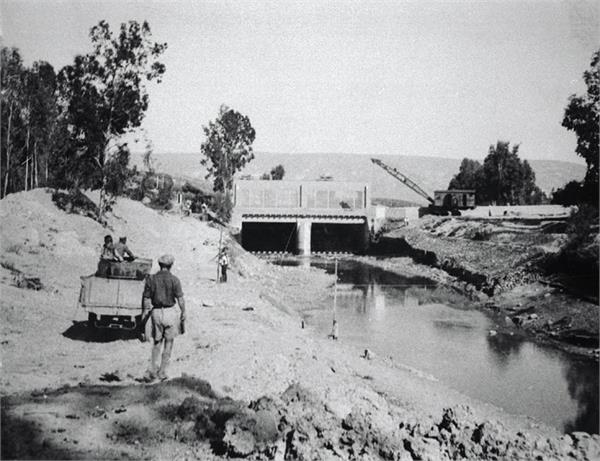
#> input picture docs/talk/images/degania_dam.jpg, 600 x 461 px
$ python make_print.py
#> lines starting #> are read from the running program, lines starting #| are printed output that depends on the picture; after the words box and inside, x2 and y2 are one past the last pixel; in counts of white or black regions, pixels touching at a corner belong together
### docs/talk/theme.py
"""
theme.py - the one place the talk's chart look lives (colours, fonts, slide size).

Every chart script imports from here, so the final theme is a change to this file and a redraw.
Current values: the lake-years animation's (make_lake_animation.py), the deck's starting look.
"""
from __future__ import annotations

from pathlib import Path

W, H, DPI = 1920, 1080, 120               # 16:9 slide, 16 x 9 in at 120 dpi

SURFACE = "#FBFAF7"                       # page
INK, INK_2, FAINT = "#1D1D1B", "#5F5D57", "#B9B5AB"
UNUSED = "#E6E1D6"                        # data that exists but isn't used (the empty basin)
# One teal family (originator, 20 Oct: "unify them"): marks, a darker shade of the same hue for
# teal text, the deep end of the water gradient, a soft fill and a light water.
USED = "#1BA898"                          # data the model uses, water, the frame's rules
USED_TEXT = "#158A7D"                     # teal words (USED darkened, same hue; readable on SURFACE)
USED_DEEP = "#0B6E6B"                     # the bottom of the water gradient
USED_LIGHT = "#8ED9CE"                    # light water: the Dead Sea, the coast's brushstroke
USED_SOFT = "#A9DDD5"                     # used in a supporting role (e.g. a forecast's own track record)
RED = "#C2410C"                           # the one red: the red line, dry, misses, the cut
SPILL = "#5F5D57"                         # the upper (spill) line: grey, so red keeps one meaning
AMBER = "#B7791F"                         # a past fault, now fixed (kept apart from the red)
GOOD, BAD = USED_TEXT, RED                # wet / dry wording

FONT_DIR = Path("C:/Windows/Fonts")
FONT_BOLD = FONT_DIR / "seguisb.ttf"      # Segoe UI Semibold: titles, key numbers, row names
FONT_LIGHT = FONT_DIR / "segoeuisl.ttf"   # Segoe UI Semilight: everything else


# [4 lines left out: function font, not called in this run]


TITLE_XY = (90, 60)                       # px from the top-left: the lake-years slide's title spot
TITLE_PT = 36


# The slide frame every titled slide shares (build_show.py draws it; px on the 1920 x 1080 slide).
# Originator, 20 Oct: a rule under the title from the far left, not all the way across, and a
# bottom rule from the right that stops short of the left, with a small lake at its right end.
# Pictures keep the title band (0..TITLE_BAND) and the strip under BOTTOM_RULE_Y free.
TITLE_BAND = 170
MARGIN_X = 90                                                 # left and right content edge, = the title's x
# both rules about 70% of the width (originator, 20 Oct: "a bit longer, about 70%")
TITLE_RULE = dict(y=152, x0=0, x1=1344, width=3.5)             # under the title, from the left edge
BOTTOM_RULE = dict(y=1040, x0=476, x1=1800, width=3.5)        # from the lake, leftwards
LAKE_ICON = dict(x=1812, y=1008, h=64)                        # the lake at the bottom rule's right end
CREDIT_XY, CREDIT_PT = (90, 1018), 18                         # credits: left, their baseline just above the bottom rule
SUBTITLE_XY, SUBTITLE_PT = (90, 178), 22                      # a slide's one subtitle: under the title rule


# [13 lines left out: functions title, text_centered, not called in this run]


ASCENT, DESCENT = 2210 / 2048, 514 / 2048       # Segoe UI's line box, em (hhea): PowerPoint's single line


class Labels:
    """A chart's words that the show sets as native PowerPoint text (originator, 20 Oct: "so i can
    design some of it by hand"). Draw them through here instead of ax.text; save() writes the full
    picture as before (the review page), the picture without them in bare/, and their words,
    boxes and styles in bare/<stem>.labels.json for build_show.py."""

    def __init__(self):
        self.items = []                                           # (name, artist, bold, colour)

    # [27 lines left out: functions text, centered, lines, not called in this run]

    def pil(self, name: str, xy: tuple[float, float], words: str, size: float, bold: bool, color: str,
            anchor: str = "ls", shadow: str | None = None) -> None:
        """A single-line label for a PIL picture (photos, the lake animation): size in points at
        slide scale like font(), anchor as PIL's. Drawn by save_pil() on the full picture only."""
        self.items.append((name, dict(xy=xy, words=words, size=size, anchor=anchor, shadow=shadow), bold, color))

    def pil_font(self, size: float, bold: bool):
        from PIL import ImageFont
        return ImageFont.truetype(str(FONT_BOLD if bold else FONT_LIGHT), round(size * DPI / 72))

    def draw_pil(self, im) -> None:
        """The labels drawn onto a PIL picture, as the full (review) picture shows them."""
        from PIL import ImageDraw
        d = ImageDraw.Draw(im)
        for _, p, bold, color in self.items:
            f = self.pil_font(p["size"], bold)
            x, y = p["xy"]
            if p["shadow"]:
                d.text((x + 2, y + 2), p["words"], font=f, fill=p["shadow"], anchor=p["anchor"])
            d.text((x, y), p["words"], font=f, fill=color, anchor=p["anchor"])

    def pil_labels(self) -> list[dict]:
        out = []
        for name, p, bold, color in self.items:
            f = self.pil_font(p["size"], bold)
            x, y = p["xy"]
            base = y + f.getbbox(p["words"], anchor=p["anchor"])[1] - f.getbbox(p["words"], anchor="ls")[1]
            x0, _, x1, _ = f.getbbox(p["words"], anchor=p["anchor"])
            em = round(p["size"] * DPI / 72)
            ha = {"l": "left", "m": "center", "r": "right"}[p["anchor"][0]]
            d = {"name": name, "text": p["words"], "box": [round(x + x0, 1), round(base - ASCENT * em, 1),
                                                           round(x + x1, 1), round(base + DESCENT * em, 1)],
                 "ha": ha, "pt": round(em * 0.5, 2), "bold": bold, "color": color, "lines": 1}
            if p["shadow"]:
                d["shadow"] = p["shadow"]
            out.append(d)
        return out

    def save_pil(self, im, path: Path) -> Path:
        """`im` without the words -> bare/, with them -> path; the words -> bare/<stem>.labels.json."""
        import json
        bare = path.parent / "bare"
        bare.mkdir(parents=True, exist_ok=True)
        im.save(bare / path.name)
        full = im.copy()
        self.draw_pil(full)
        full.save(path)
        (bare / f"{path.stem}.labels.json").write_text(json.dumps({"labels": self.pil_labels()}, indent=1,
                                                                  ensure_ascii=False), encoding="utf-8")
        return path

    # [39 lines left out: function save, not called in this run]

### docs/talk/make_print.py
"""
make_print.py - slide 11, "The limiting factor": the Degania Dam photo as a framed print.

The photo (images/degania_dam.jpg) is the JNF Photo Archive's picture 028867, "the dam on the
Jordan near Degania", public domain in Israel (copyright expired), via Wikimedia Commons. The
original is only 600 x 461, so it is shown as a print with a white border and a soft shadow,
not stretched full-bleed; a credit line sits under it. Commons dates it "1 January 1925", which is
a placeholder: the dam was built in the early 1930s, so no year is printed.

Run:  python docs/talk/make_print.py         # -> charts/degania_print.png, 1920 x 1080
"""
from __future__ import annotations

import sys
from pathlib import Path

from PIL import Image, ImageDraw, ImageFilter, ImageFont

HERE = Path(__file__).resolve().parent
sys.path.insert(0, str(HERE))
import theme as T                                                    # noqa: E402

PHOTO = HERE / "images" / "degania_dam.jpg"
OUT = HERE / "charts" / "degania_print.png"
CREDIT = "Degania Dam, on the Jordan where it leaves the lake  ·  Photo: JNF Photo Archive"


def draw(path: Path = OUT) -> Path:
    photo = Image.open(PHOTO).convert("RGB")
#> photo is the input picture: PIL image 600x461 RGB; mean R, G, B 150.8, 151.2, 152.3
    W, H = T.W, T.H
    page = Image.new("RGB", (W, H), T.SURFACE)
    ph = 670
    pw = round(ph * photo.width / photo.height)
    border = 18
    fw, fh = pw + 2 * border, ph + 2 * border
    x0, y0 = (W - fw) // 2, 205

    shadow = Image.new("L", (W, H), 0)
#> shadow: PIL image 1920x1080 L; every value is 0
    ImageDraw.Draw(shadow).rectangle([x0 + 8, y0 + 18, x0 + fw + 8, y0 + fh + 18], fill=120)
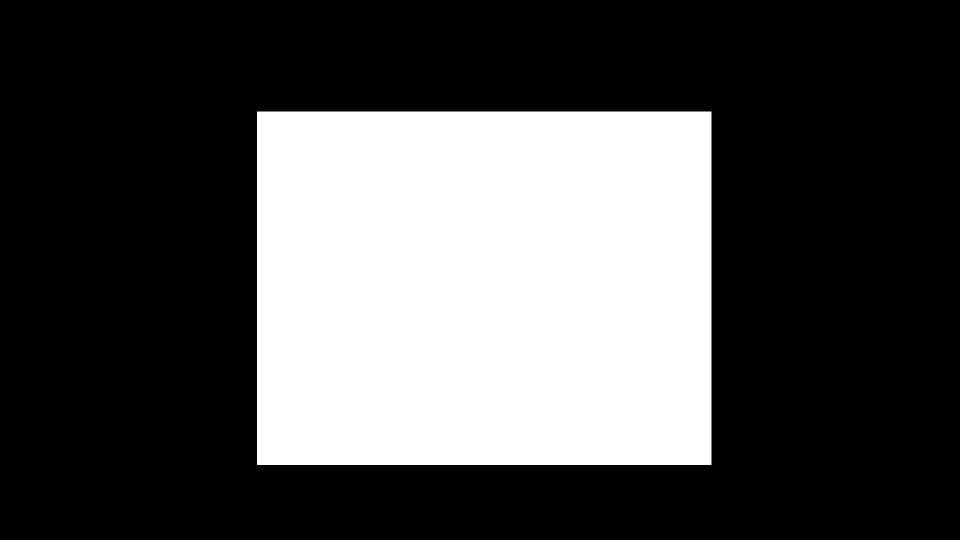
#> shadow: PIL image 1920x1080 L (shown at 1/2 size); values 0 (black) and 120 (white), 31% white; 1 white region, box (x1, y1, x2, y2) and area: (514, 223, 1423, 930) 642663
    page.paste(Image.new("RGB", (W, H), "#3B342B"), (0, 0), shadow.filter(ImageFilter.GaussianBlur(22)))
    page.paste(Image.new("RGB", (fw, fh), "white"), (x0, y0))
    page.paste(photo.resize((pw, ph), Image.LANCZOS), (x0 + border, y0 + border))
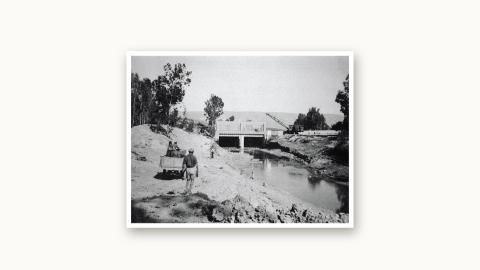
#> page: PIL image 1920x1080 RGB (shown at 1/4 size); mean R, G, B 221.3, 220.7, 218.9

    d = ImageDraw.Draw(page)
    font = ImageFont.truetype(str(T.FONT_LIGHT), 26)
    tw = d.textlength(CREDIT, font=font)
#> tw = 1049.7
    d.text(((W - tw) / 2, y0 + fh + 34), CREDIT, font=font, fill=T.INK_2)
    path.parent.mkdir(parents=True, exist_ok=True)
    page.save(path)
    print(f"saved {path.name}")
    return path


FULL = HERE / "charts" / "degania_full.png"

# The deck's colours, painted lightly on the grey print (originator, 20 Oct: "teal for the water"):
# the greys run from a warm ink through sand to the page colour, and the river under the dam is
# washed in teal. Stops are (grey level, colour).
TONES = [(0, "#26302E"), (110, "#6E675B"), (190, "#D8D0BF"), (255, T.SURFACE)]
# the river below the dam, in slide pixels (1920 x 1080), traced on the cropped photo
WATER = [(905, 676), (1185, 668), (1290, 700), (1400, 750), (1520, 810), (1600, 875), (1720, 935),
         (1920, 965), (1920, 1080), (1520, 1080), (1330, 990), (1170, 880), (1040, 780)]
WATER_ALPHA = 0.5
TREES = (0, 0, 1920, 640)               # the tree line above the banks: its dark tones turn faintly sage
TREE_ALPHA = 0.35


def tint(grey: Image.Image) -> Image.Image:
    """A grey picture through the deck's tone ramp, with the river washed teal."""
    lut = []
    for c in range(3):
        for v in range(256):
            for (a, ca), (b, cb) in zip(TONES, TONES[1:]):
                if a <= v <= b:
                    x = (v - a) / (b - a)
                    lo, hi = int(ca[1 + 2 * c:3 + 2 * c], 16), int(cb[1 + 2 * c:3 + 2 * c], 16)
                    lut.append(round(lo + (hi - lo) * x))
                    break
    toned = Image.merge("RGB", [grey.point(lut[256 * c:256 * (c + 1)]) for c in range(3)])
    # teal water keeps the photo's light and dark: the grey scaled between deep and light teal
    water = Image.merge("RGB", [grey.point(lambda v, lo=lo, hi=hi: round(lo + (hi - lo) * v / 255))
                                for lo, hi in zip((0x0B, 0x4F, 0x4C), (0xC9, 0xEE, 0xE7))])
    mask = Image.new("L", grey.size, 0)
    ImageDraw.Draw(mask).polygon(WATER, fill=round(255 * WATER_ALPHA))
    mask = mask.filter(ImageFilter.GaussianBlur(28))
    toned.paste(water, (0, 0), mask)
    sage = Image.merge("RGB", [grey.point(lambda v, lo=lo, hi=hi: round(lo + (hi - lo) * v / 255))
                               for lo, hi in zip((0x1E, 0x36, 0x2E), (0xE4, 0xE6, 0xD8))])
    leaves = grey.point(lambda v: round(255 * TREE_ALPHA * max(0.0, 1 - v / 140)))   # the darker, the greener
    box = Image.new("L", grey.size, 0)
    ImageDraw.Draw(box).rectangle(TREES, fill=255)
    toned.paste(sage, (0, 0), Image.composite(leaves, box, box).filter(ImageFilter.GaussianBlur(6)))
    return toned


def draw_full(path: Path = FULL) -> Path:
    """Full page (originator, 18 Oct): the photo cropped to 16:9 and enlarged about 3x, which its
    grain survives as an archive look; the top fades into the page colour so the slide title stays
    readable over the trees, and a small credit sits bottom right."""
    from PIL import ImageFilter as F
    im = Image.open(PHOTO).convert("RGB")
    w, h = im.size
    nh = round(w * 9 / 16)
    top = int((h - nh) * 0.35)                                   # keep the dam and the men, lose some sky
    from PIL import ImageOps
    im = im.crop((0, top, w, top + nh)).convert("L")
    im = ImageOps.autocontrast(im, cutoff=0.1)                   # a faded print: a touch more of the grey range
    im = im.resize((im.width * 2, im.height * 2), Image.LANCZOS) # enlarge in two steps, sharpening between
#> im: PIL image 1200x676 L
    im = im.filter(F.UnsharpMask(radius=1.0, percent=110, threshold=4))
    im = im.resize((T.W, T.H), Image.LANCZOS)
#> im: PIL image 1920x1080 L
    im = im.filter(F.UnsharpMask(radius=1.6, percent=70, threshold=4))
    im = tint(im)
#> in tint, `water = Image.merge("RGB", [grey.point(lambda v, lo=lo, hi=hi: round(l..`:
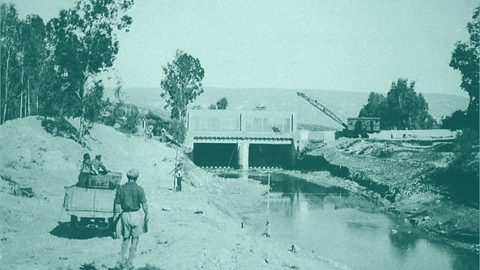
#> water: PIL image 1920x1080 RGB (shown at 1/4 size); mean R, G, B 126.5, 175.6, 170.2
#> in tint, `sage = Image.merge("RGB", [grey.point(lambda v, lo=lo, hi=hi: round(lo..`:
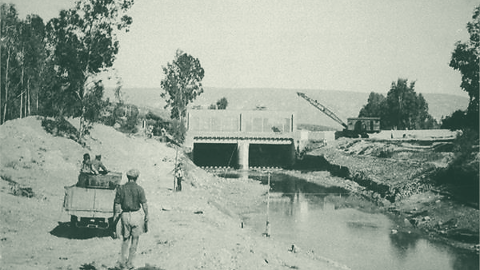
#> sage: PIL image 1920x1080 RGB (shown at 1/4 size); mean R, G, B 150.3, 160.9, 149.3
#> in tint, `leaves = grey.point(lambda v: round(255 * TREE_ALPHA * max(0.0, 1 - v ..`:
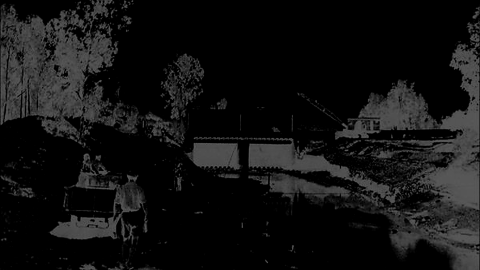
#> leaves: PIL image 1920x1080 L (shown at 1/4 size); min 0, max 89, mean 18
#> in tint, `ImageDraw.Draw(box).rectangle(TREES, fill=255)`:
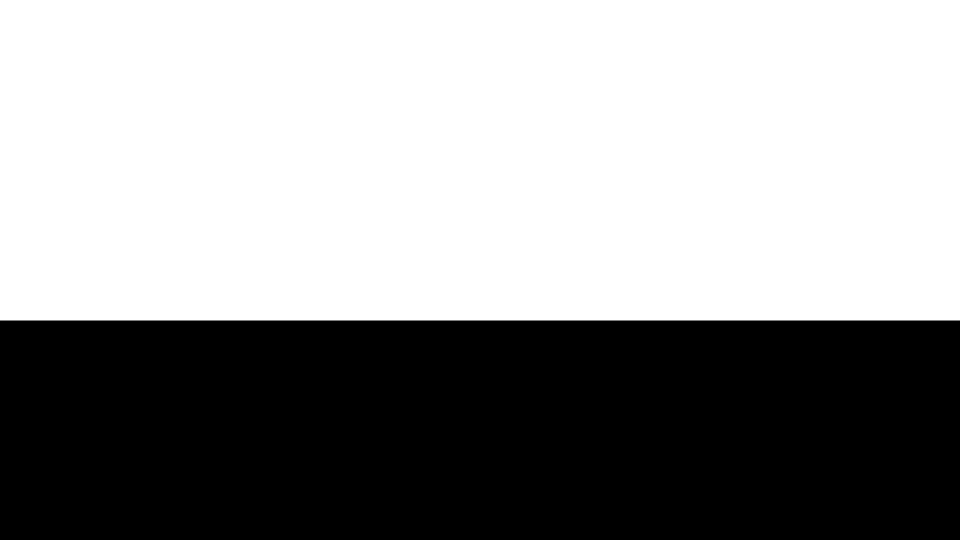
#> box: PIL image 1920x1080 L (shown at 1/2 size); 59.4% white; 1 black region, box (x1, y1, x2, y2) and area: (0, 641, 1920, 1080) 842880
    fade = Image.new("L", (T.W, T.H), 0)
    d = ImageDraw.Draw(fade)
    band = 300
    for y in range(band):
        d.line([(0, y), (T.W, y)], fill=int(250 * min(1.0, 1.35 * (1 - y / band)) ** 1.2))
    im.paste(Image.new("RGB", (T.W, T.H), T.SURFACE), (0, 0), fade)
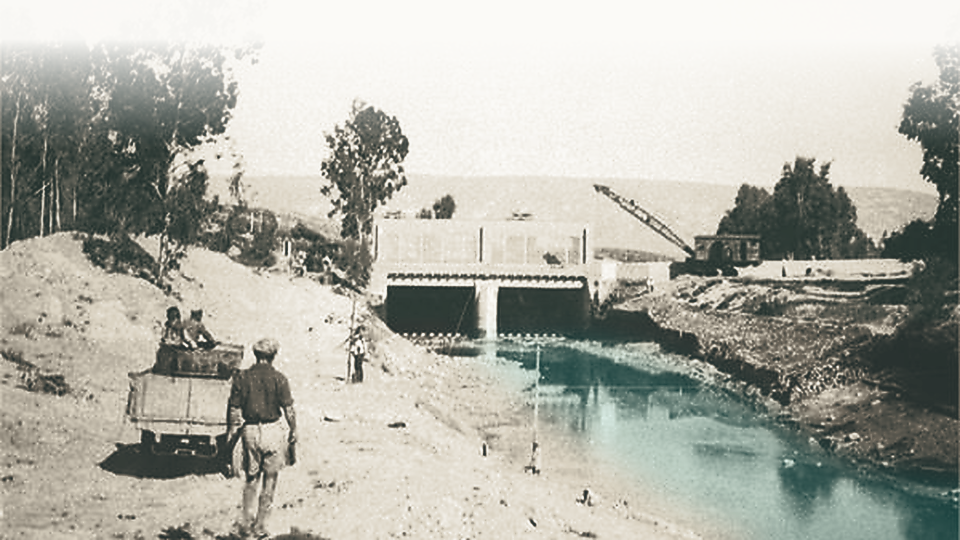
#> im: PIL image 1920x1080 RGB (shown at 1/2 size); mean R, G, B 176.2, 176.5, 167.3
    credit = "Degania Dam  ·  Photo: JNF Photo Archive"
    L = T.Labels()                                               # the credit is native text in the show
    L.pil("credit", T.CREDIT_XY, credit, T.CREDIT_PT, False, "#FFFFFF", "ls", shadow="#000000")  # bottom left
    L.save_pil(im, path)
    print(f"saved {path.name}")
    return path


if __name__ == "__main__":
    draw()
    draw_full()
